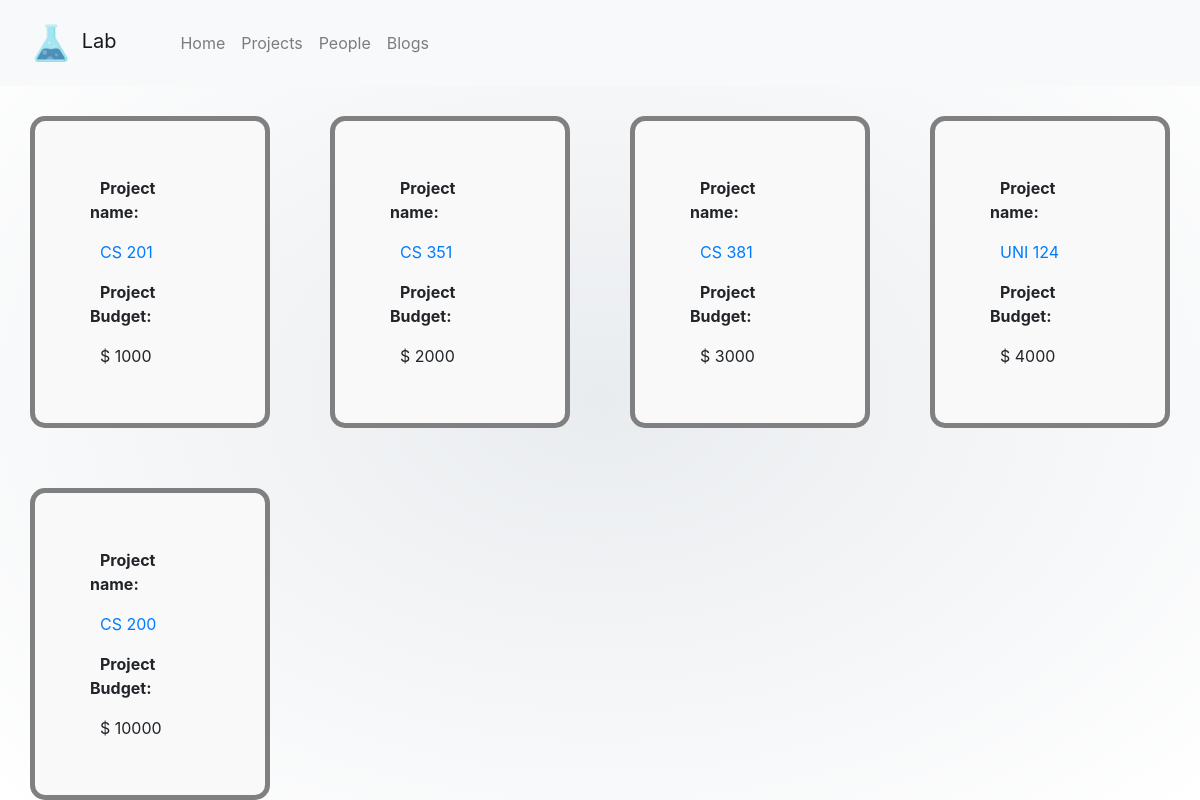
The page /Lab/project/ on the database its author committed.
### Lab/models.py (models this page shows, shortened)
class Project(models.Model):
    Name            = models.CharField(max_length=250)
    Budget          = models.IntegerField()
    Workers         = models.ManyToManyField('Worker', blank = True)
    def to_url(self):
        ret = str(self.Name.replace(" ", "_"))
        return ret

### Lab/views.py (the view)
def projects(req):
    context = {"projects": models.Project.objects.all()}
    return render(req, "projects.html", context)

### Lab/templates/projects.html (shortened to what this page needs)
<!DOCTYPE html>
<html lang="en">
<head>
    {% extends 'Base.html' %}
    {% block base %}
    {% load staticfiles %}
</head>
<body>
{% for i in projects %}
<div class="info">
    <div>
        <p class="tag">Project name: </p>
        <a class="text" href="/Lab/project/{{ i.to_url }}">{{ i.Name }}</a>
    </div>
    <div>
        <p class="tag">Project Budget: </p>
        <p class="text"> $ {{ i.Budget }} </p>
    </div>
</div>
{% endfor %}
{% endblock %}

### Lab/static/css/main.css (style rules this page uses)
html { background: radial-gradient(#e9ecef, #ffffff); background-repeat: no-repeat; width: 100%; height: 100%; }
body { background: radial-gradient(#e9ecef, #ffffff); background-repeat: no-repeat; height: 100%; width: 100%; margin: 0; }
.info { background: #f9f9f9; float: left; width: 20%; border: 5px solid grey; padding: 55px; margin: 2.5%; border-radius: 15px; }
.text, .tag { display: inline; padding: 10px; }
.tag { font-weight: bold; }

### rows shown on the page
Project: Name "CS 201", Budget "1000"
Project: Name "CS 351", Budget "2000"
Project: Name "CS 381", Budget "3000"
Project: Name "UNI 124", Budget "4000"
Project: Name "CS 200", Budget "10000"
